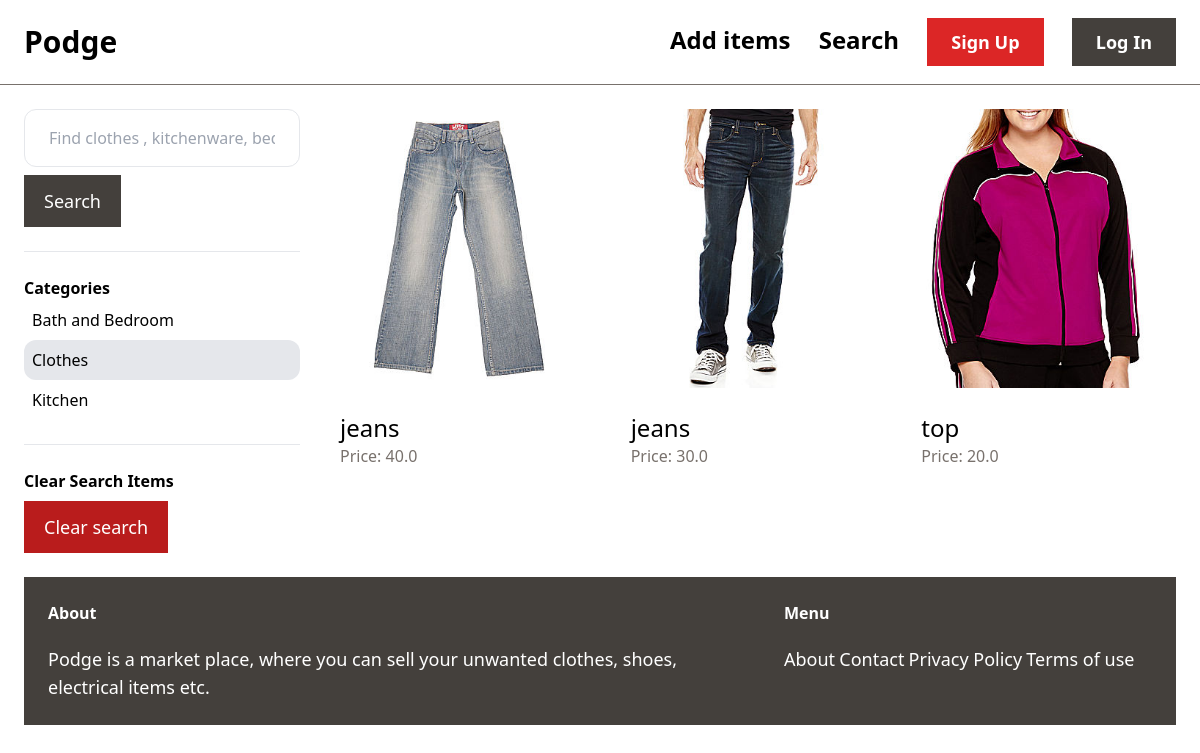
Screenshot of /items/search/?query=&category=1 with the database file from the repository.
### item/models.py (models this page shows, shortened)
class Category(models.Model):
    name = models.CharField(max_length=255)
    class Meta:
        ordering = ('name', )
        verbose_name_plural = 'Categories'

class Item(models.Model):
    category = models.ForeignKey(Category, related_name='items', on_delete=models.CASCADE)
    name = models.CharField(max_length=255)
    description = models.TextField(blank=True, null=True)
    price = models.FloatField()
    image = models.ImageField(upload_to='item_images', blank=True, null=True)
    is_sold = models.BooleanField(default=False)
    created_by = models.ForeignKey(User, related_name='items', on_delete=models.CASCADE)
    created_at = models.DateTimeField(auto_now_add=True)

### item/views.py (the view)
# urls.py: path('search/', views.search, name='search'),
def search(request):
    query = request.GET.get('query', '')
    category_id = request.GET.get('category', 0)
    categories = Category.objects.all()
    items = Item.objects.filter(is_sold=False)
    if category_id:
        items = items.filter(category_id=category_id)
    if query:
        items = items.filter(Q(name__icontains=query) | Q(description__icontains=query))
    return render(request, 'item/search.html', {
        'items': items,
        'query': query,
        'categories': categories,
        'category_id': int(category_id)
    })

### item/templates/item/search.html (shortened to what this page needs)
{% extends 'home/base.html' %}
{% block content%}
    <div class="pb-6 grid grid-cols-4 gap-4">
        <div class="col-span-1">
            <form method="get" action="{% url 'item:search' %}">
                <input name="query" class="w-full py-4 px-6 border rounded-xl" type="text" value="{{ query }}" placeholder="Find clothes , kitchenware, bed and bathroom items">
                <button class="mt-2 py-3 px-5 text-lg bg-stone-700 text-white hover:bg-stone-500">
                    Search
                </button>
                <hr class="my-6">
                <p class="font-semibold">Categories</p>
                <ul>
                    {% for category in categories %}
                        <li class="py-2 px-2 rounded-xl{% if category.id == category_id %} bg-gray-200{% endif %}">
                            <a href="{% url 'item:search' %}?query={{ query }}&category={{ category.id }}">{{ category.name }}</a>
                        </li>
                    {% endfor %}
                </ul>
                <hr class="my-6">
                <p class="font-semibold">Clear Search Items</p>
                <ul>
                    <li><a href="{% url 'item:search' %}" class="mt-2 py-3 px-5 inline-block bg-red-700 text-lg text-white">Clear search</a></li>
                </ul>
            </form>
        </div>
        <div class="col-span-3">
            <div class="grid grid-cols-3 gap-3">
            {% for item in items %}
            <div>
                <a href="{% url 'item:detail' item.id %}">
                    <div>
                        <img src="{{ item.image.url }}" class="rounded-t-xl">
                    </div>
                    <div class="p-6 bg-white rounded-b-xl">
                        <h2 class="text-2xl">{{ item.name }}</h2>
                        <p class="text-stone-500">Price: {{ item.price }}</p>
                    </div>
                </a>
            </div>
            {% endfor %}
        </div>
    </div>
{% endblock %}

### rows the page displays
Category: name "Bath and Bedroom"
Category: name "Clothes"
Category: name "Kitchen"
Item: image (picture), name "jeans", price "40.0"
Item: image (picture), name "jeans", price "30.0"
Item: image (picture), name "top", price "20.0"
